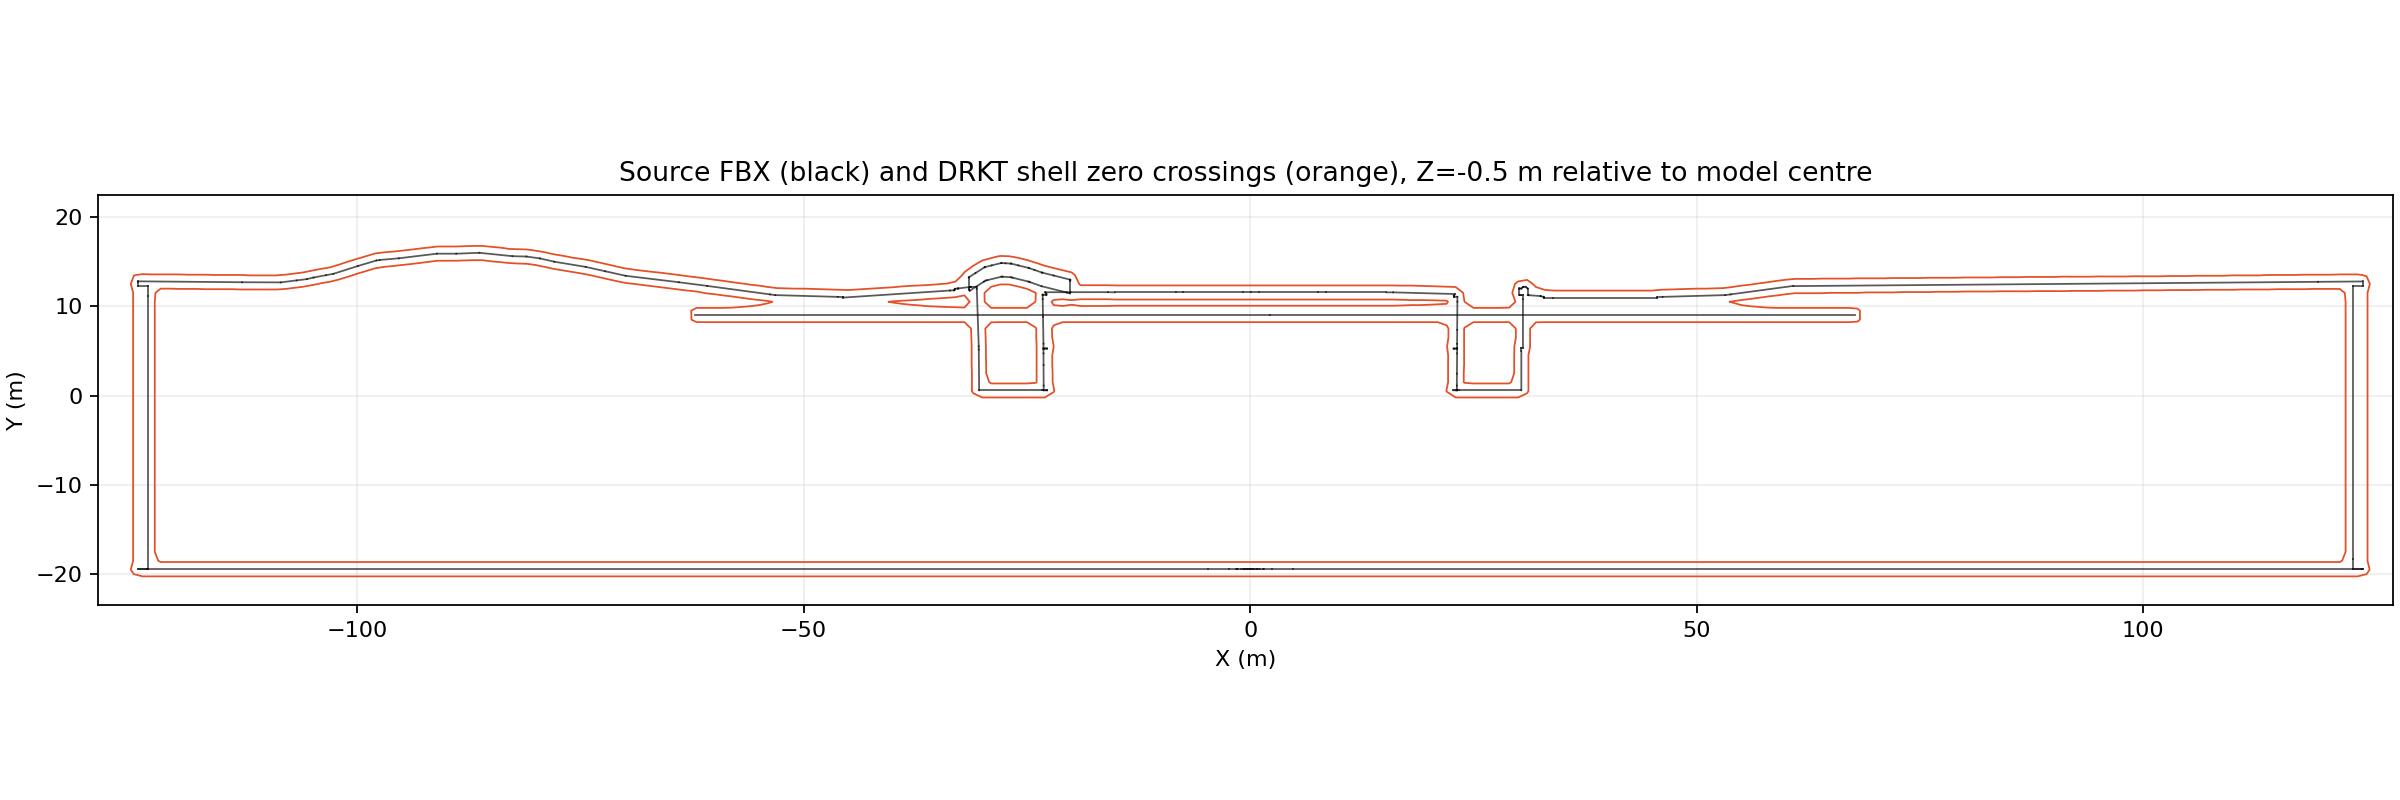

Write Python code to recreate this figure.
"""Plot a source cross-section against zero contours decoded from the actual DRKT."""
import argparse
import json
from pathlib import Path
import numpy as np
import matplotlib
matplotlib.use('Agg')
import matplotlib.pyplot as plt
from validate import read_drkt

p=argparse.ArgumentParser(description=__doc__)
p.add_argument('mesh'); p.add_argument('drkt'); p.add_argument('output'); p.add_argument('--config',default=str(Path(__file__).parent/'config.json'))
p.add_argument('--voxel',type=float,default=1); p.add_argument('--z-index',type=int)
a=p.parse_args(); cfg=json.loads(Path(a.config).read_text()); tri=np.load(a.mesh)['triangles']; field=read_drkt(a.drkt)
nz,ny,nx=field.shape; lo=tri.min(axis=(0,1)); hi=tri.max(axis=(0,1)); tri=(tri-(lo+hi)/2)*(np.array(cfg['final_dimensions'])/(hi-lo))
iz=a.z_index if a.z_index is not None else nz//2
if not 0<=iz<nz: raise ValueError('z index outside grid')
z=(-nz/2+iz)*a.voxel; xs=(np.arange(nx)-nx/2)*a.voxel; ys=(np.arange(ny)-ny/2)*a.voxel
segments=[]
for t in tri:
    points=[]
    for i,j in [(0,1),(1,2),(2,0)]:
        d=t[j,2]-t[i,2]
        if abs(d)>1e-10 and 0<=(z-t[i,2])/d<=1:
            points.append(t[i]+(z-t[i,2])/d*(t[j]-t[i]))
    if len(points)>=2: segments.append(points[:2])
fig,ax=plt.subplots(figsize=(15,5),constrained_layout=True)
for seg in segments:
    q=np.array(seg); ax.plot(q[:,0],q[:,1],color='black',lw=0.8,alpha=.65)
ax.contour(xs,ys,field[iz],levels=[0],colors=['#e45027'],linewidths=.8)
ax.set(title=f'Source FBX (black) and DRKT shell zero crossings (orange), Z={z:.1f} m relative to model centre',xlabel='X (m)',ylabel='Y (m)')
ax.set_aspect('equal'); ax.grid(alpha=.2); fig.savefig(a.output,dpi=160)
